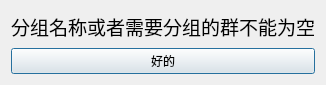
<?xml version="1.0" encoding="UTF-8"?>
<ui version="4.0">
 <class>Dialog</class>
 <widget class="QDialog" name="Dialog">
  <property name="geometry">
   <rect>
    <x>0</x>
    <y>0</y>
    <width>288</width>
    <height>85</height>
   </rect>
  </property>
  <property name="windowTitle">
   <string>注意</string>
  </property>
  <layout class="QVBoxLayout" name="verticalLayout">
   <item>
    <layout class="QGridLayout" name="gridLayout">
     <item row="0" column="0">
      <widget class="QLabel" name="label">
       <property name="font">
        <font>
         <pointsize>14</pointsize>
        </font>
       </property>
       <property name="text">
        <string>分组名称或者需要分组的群不能为空</string>
       </property>
      </widget>
     </item>
     <item row="1" column="0">
      <widget class="QPushButton" name="pushButton">
       <property name="text">
        <string>好的</string>
       </property>
      </widget>
     </item>
    </layout>
   </item>
  </layout>
 </widget>
 <resources/>
 <connections/>
</ui>
